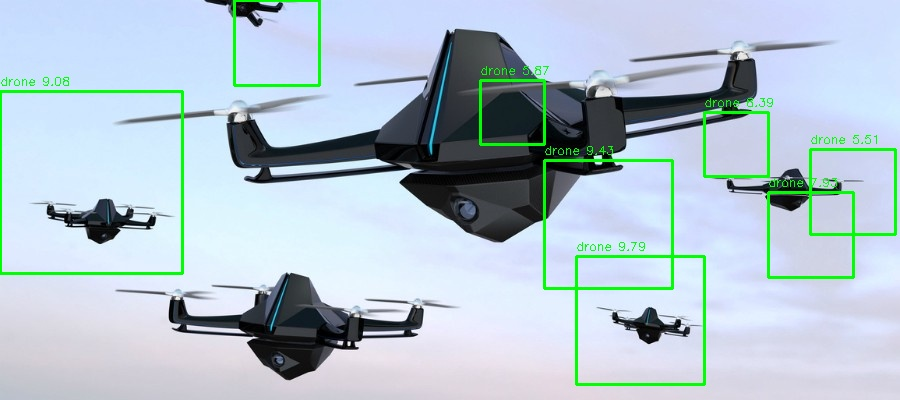
#> input picture data/res_1/0001.jpg, 900 x 400 px, found by its file name
$ jupyter execute --allow-errors detect.ipynb
#> lines starting #> are read from the running program, lines starting #| are printed output that depends on the picture
# Drone Detection via PCA + Nearest-Neighbour Classifier

End-to-end pipeline:
1. **Imports & Configuration** — shared constants used by every cell
2. **Feature Extraction** — shared `extract_features` function (raw-pixel grayscale)
3. **Dataset Loaders** — YOLO-annotated drone crops + random background patches
4. **PCA Training** — Gram-matrix surrogate trick (avoids 4096×4096 covariance)
5. **Save / Load Model** — persist `mean_vector`, `eigenvectors`, `Z_train_*`
6. **Sliding-Window Detection** — multi-scale, variance-filtered, NN-classified
7. **Batch Test** — run on 100 YOLO images, save annotated JPEGs + bounding-box TXTs

## 1 — Imports & Configuration

[cell 1]
import os
import cv2
import numpy as np
import matplotlib.pyplot as plt
import matplotlib.patches as mpatches

# ── Paths ────────────────────────────────────────────────────────────
YOLO_DIR        = './archive/drone_dataset_yolo/dataset_txt'
BG_DIR          = './archive/Dataset/train/images'
OUTPUT_DIR      = 'data/res_1'
PARAMS_DIR      = 'model_params'

# ── Feature space ────────────────────────────────────────────────────
IMG_SIZE        = (64, 64)          # patch size fed to PCA
FLAT_SIZE       = IMG_SIZE[0] * IMG_SIZE[1]

# ── PCA ──────────────────────────────────────────────────────────────
VARIANCE_THR    = 0.97              # stop adding components after this
DRONE_LIMIT     = 1200              # max drone patches to train on

# ── Sliding-window detector ──────────────────────────────────────────
SCALES          = (1.0, 0.75, 0.5, 0.35, 0.25, 0.15, 0.10)
STRIDE          = 16               # pixels between window positions
STD_THRESHOLD   = 15.0             # skip flat (sky) patches
NN_MARGIN       = 0.25             # d_bg - d_drone must exceed this
NMS_IOU         = 0.5
TOP_K           = 8                # max detections per image
NUM_TEST_IMAGES = 100

## 2 — Feature Extraction

> **Rule:** `extract_features` is the *only* place that converts pixels → feature vector.
> It must be identical between training (PCA) and inference (detector).

[cell 2]
# [11 lines left out: function extract_features, not called in this run]

## 3 — Dataset Loaders

[cell 3]
def load_drone_patches(dataset_folder, limit=DRONE_LIMIT):
    """Load annotated drone crops from a YOLO-format folder."""
    patches = []
    for filename in sorted(os.listdir(dataset_folder)):
        if not filename.endswith(('.jpg', '.png')):
            continue
        img_path = os.path.join(dataset_folder, filename)
        txt_path = img_path.rsplit('.', 1)[0] + '.txt'
        if not os.path.exists(txt_path):
            continue
        img = cv2.imread(img_path)
        if img is None:
            continue
        H, W = img.shape[:2]
        with open(txt_path) as f:
            for line in f:
                parts = line.strip().split()
                if len(parts) != 5:
                    continue
                _, cx, cy, bw, bh = map(float, parts)
                x1, y1 = int((cx - bw/2)*W), int((cy - bh/2)*H)
                x2, y2 = int((cx + bw/2)*W), int((cy + bh/2)*H)
                crop = img[max(0, y1):min(H, y2), max(0, x1):min(W, x2)]
                feat = extract_features(crop)
                if feat is not None:
                    patches.append(feat)
        if len(patches) >= limit:
            break
    return np.array(patches[:limit])


def load_background_patches(dataset_folder, n_patches=None, seed=42):
    """Sample random 64×64 patches from background images."""
    patches = []
    rng   = np.random.default_rng(seed)
    files = sorted([f for f in os.listdir(dataset_folder) if f.endswith(('.jpg', '.png'))])
    while len(patches) < (n_patches or DRONE_LIMIT):
        filename = rng.choice(files)
        img = cv2.imread(os.path.join(dataset_folder, filename))
        if img is None:
            continue
        H, W = img.shape[:2]
        if H < 64 or W < 64:
            continue
        x = rng.integers(0, W - 64)
        y = rng.integers(0, H - 64)
        feat = extract_features(img[y:y+64, x:x+64])
        if feat is not None:
            patches.append(feat)
    return np.array(patches[:n_patches])


print('Loading drone patches ...')
X_drone = load_drone_patches(YOLO_DIR)
print(f'  {X_drone.shape[0]} drone patches  shape={X_drone.shape}')

print('Loading background patches ...')
#> (the rest of this cell did not finish here and is left out)

## 4 — PCA (Gram-matrix  trick)

Instead of computing the `D×D` covariance matrix (4096×4096), we form the `N×N`
 Gram matrix `C = X_c X_c^T / N` and run power iteration on it.
Eigenvectors are then back-projected to D-space via `v_D = X_c^T v_N / ‖…‖`.

[cell 4]
def build_pca(X, variance_threshold=VARIANCE_THR, seed=42):
    """
    Returns (mean_vector, eigenvectors) where eigenvectors has shape (D, K).
    Uses the N×N  Gram matrix to keep memory tractable.
    """
    n, d = X.shape
    mean_vec  = X.mean(axis=0)
    X_c       = X - mean_vec
    C_p    = X_c @ X_c.T / n       # N×N Gram matrix
    total_var = np.trace(C_surr)
    cumul_var = 0.0
    rng       = np.random.default_rng(seed)
    evecs_n   = []   # eigenvectors in N-space
    evecs_d   = []   # back-projected eigenvectors in D-space
    evals     = []

    for _ in range(n):
        if total_var > 0 and cumul_var / total_var >= variance_threshold:
            break
        # Random init + deflation (Gram-Schmidt)
        v = rng.standard_normal(n)
        v /= np.linalg.norm(v) + 1e-12
        for u in evecs_n:
            v -= (v @ u) * u
        v /= np.linalg.norm(v) + 1e-12
        # Power iteration
        for _ in range(60):
            v_new = C_p @ v
            for u in evecs_n:
                v_new -= (v_new @ u) * u
            vn = np.linalg.norm(v_new)
            if vn < 1e-12:
                break
            v_new /= vn
            if min(np.linalg.norm(v_new - v), np.linalg.norm(v_new + v)) < 1e-7:
                break
            v = v_new
        eigval = float(v @ C_surr @ v)
        evecs_n.append(v)
        evals.append(max(0.0, eigval))
        cumul_var += eigval
        # Back-project to D-space
        y  = X_c.T @ v
        yn = np.linalg.norm(y)
        if yn > 1e-12:
            evecs_d.append(y / yn)

    print(f'  PCA: kept {len(evecs_d)} components ({100*cumul_var/total_var:.1f}% variance)')
    return mean_vec, np.column_stack(evecs_d), np.array(evals)


print('Training PCA ...')
#> (the rest of this cell did not finish here and is left out)

## 5 — Project Reference Sets & Save Model

#> (a cell that did not finish here is left out)

## 6 — Load Saved Model

> Run this cell if you restart the kernel and want to skip re-training.

[cell 6]
mean_vec = np.load(f'{PARAMS_DIR}/mean_vector.npy').astype(np.float64)
#> (reads model_params/mean_vector.npy from the repository)
#> (the rest of this cell did not finish here and is left out)

## 7 — Detector Helper Functions

[cell 7]
# [84 lines left out: functions _min_dist, _iou, nms, detect_single, not called in this run]

## 8 — Single-Image Detection Demo

[cell 8]
DEMO_IMAGE = os.path.join(YOLO_DIR, '0001.jpg')

img  = cv2.imread(DEMO_IMAGE)
#> img is the input picture: shape (400, 900, 3); mean B, G, R 206.8, 196, 178.7
gray = cv2.cvtColor(img, cv2.COLOR_BGR2GRAY)
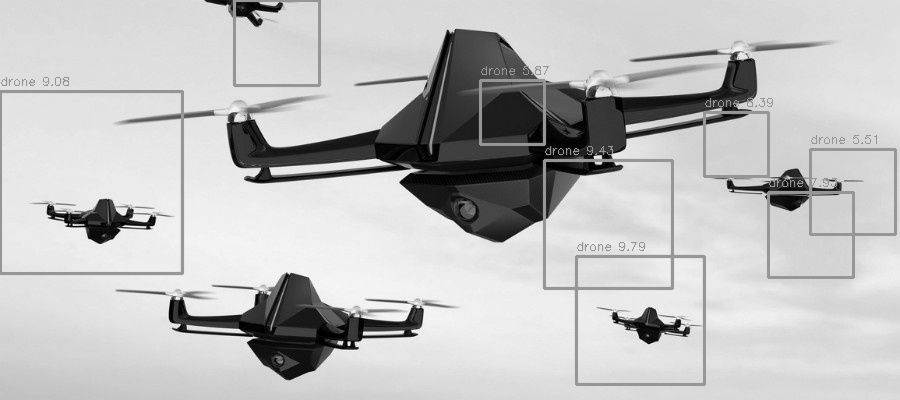
#> gray: shape (400, 900); min 0, max 254, mean 192.1
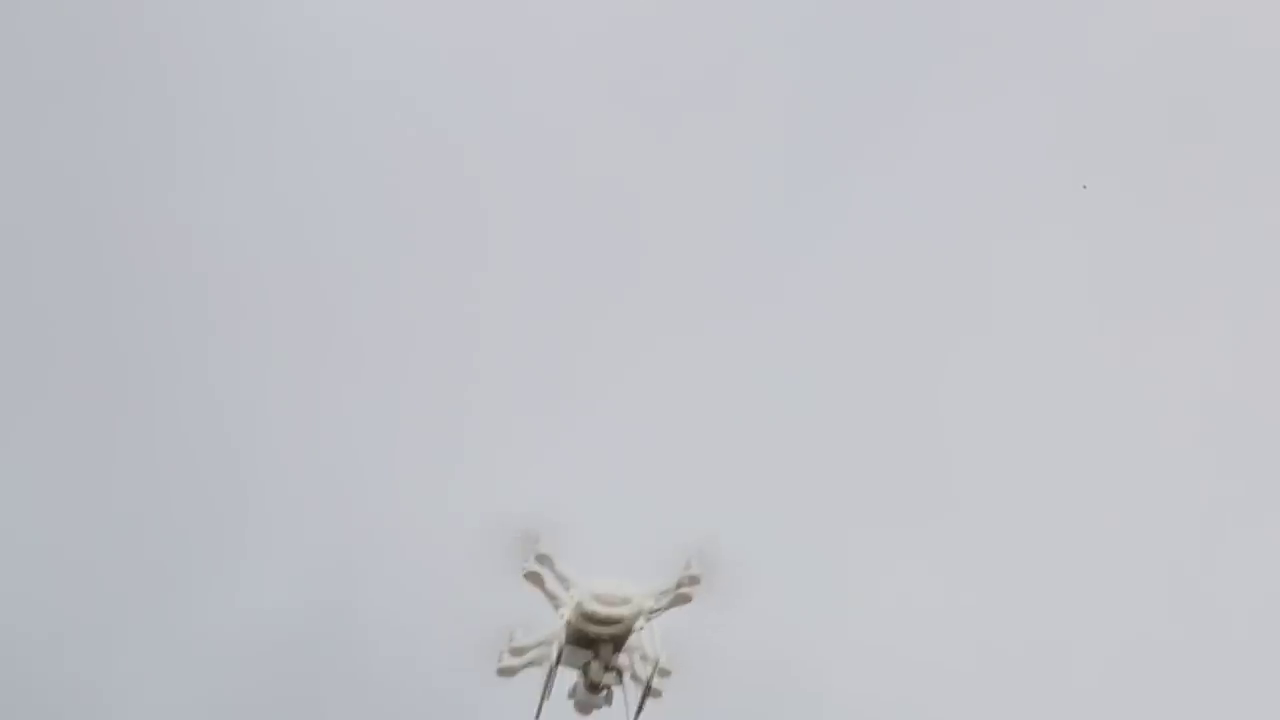
#> input picture archive/drone_dataset_yolo/dataset_txt/foto00320.jpg, 1280 x 720 px
#> further down, img is the input picture: shape (720, 1280, 3); mean B, G, R 200.8, 194.9, 193.4
#> (the rest of this cell did not finish here and is left out)

## 9 — Batch Test on 100 YOLO Images

Saves annotated images and coordinate files to `data/res_1/`.

[cell 9]
os.makedirs(OUTPUT_DIR, exist_ok=True)

all_files  = sorted([f for f in os.listdir(YOLO_DIR) if f.endswith(('.jpg', '.png'))])
test_files = all_files[:NUM_TEST_IMAGES]
print(f'Running on {len(test_files)} images ...')

#> (the rest of this cell did not finish here and is left out)
